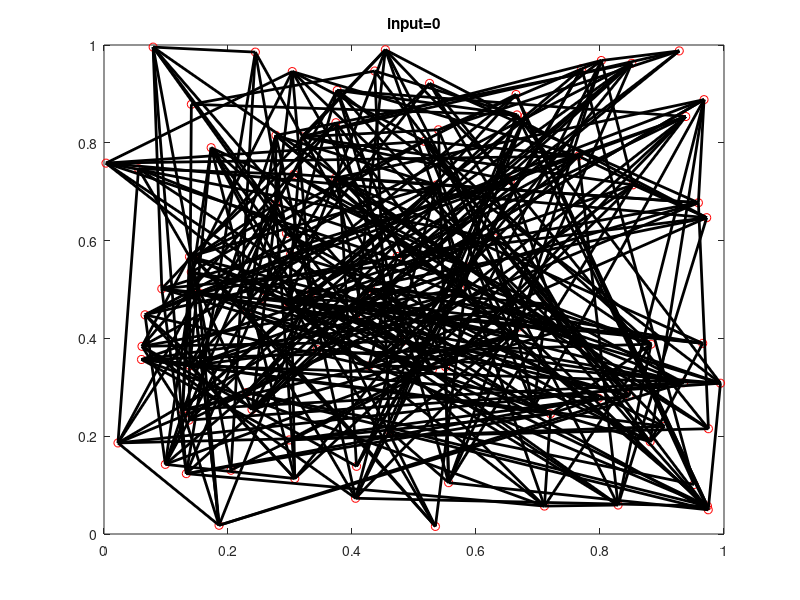
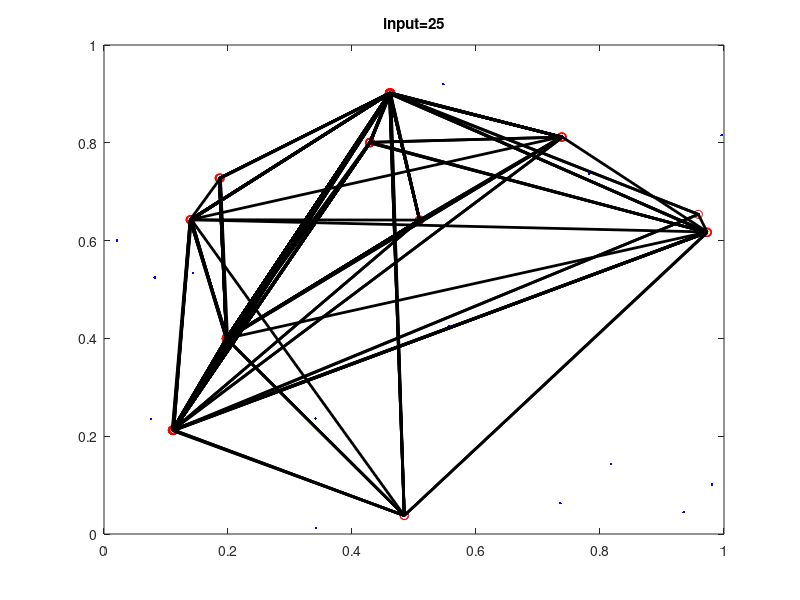
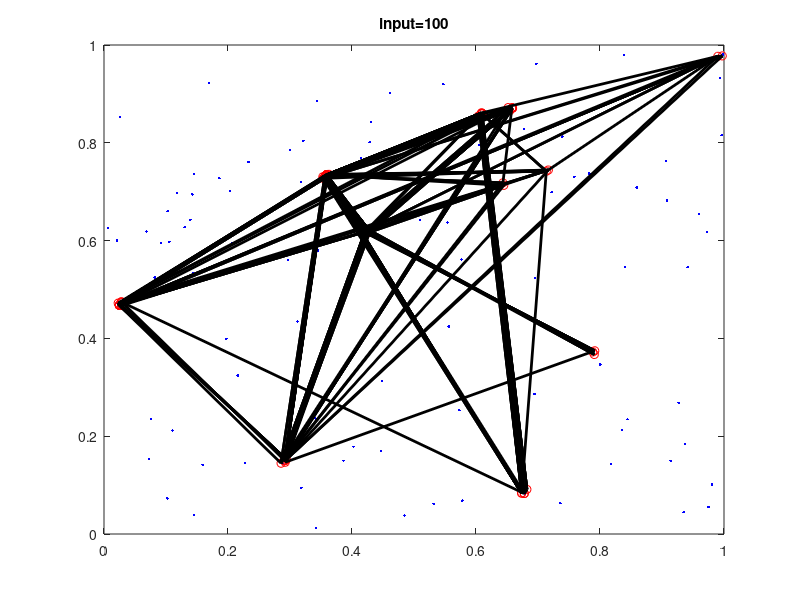
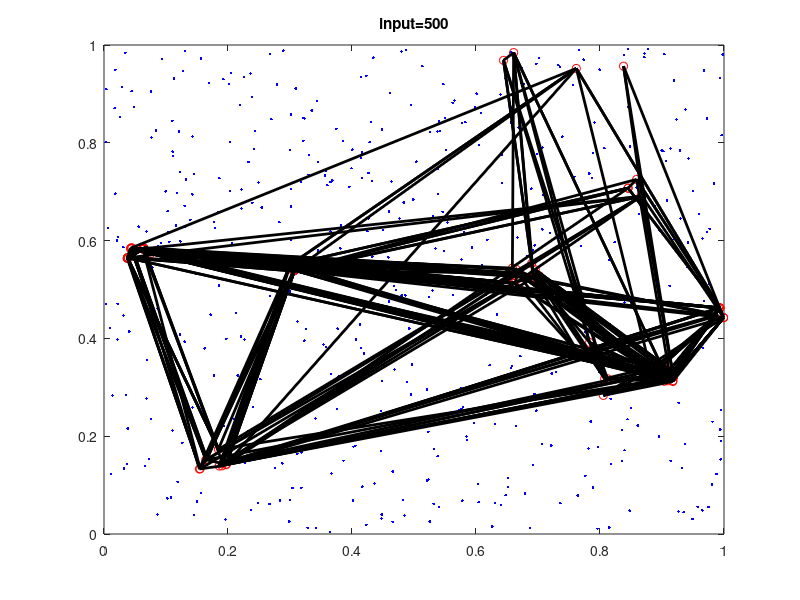

These charts were generated, in order, by the following MATLAB code:
clc
clear all
close all
%% setting
Neighbor = 8;  % Neighbor = 2 => linear topology   ; = 4 => 4 direction ;  = 8 => 8 direction
N_data = 10000;
gain = 1;
region = 5;

%% generating data
for i=1:N_data
    datax(i)=rand;
    datay(i)=rand;
end
%plot(datax,datay,'b.');

%% initial weight
w_x = rand(10,10);
w_y = rand(10,10);
switch Neighbor
    case 2 % linear
       w_x = [w_x(1,1:10),fliplr(w_x(2,1:10)),w_x(3,1:10),fliplr(w_x(4,1:10)),w_x(5,1:10),fliplr(w_x(6,1:10)),w_x(7,1:10),fliplr(w_x(8,1:10)),w_x(9,1:10),fliplr(w_x(10,1:10))];  
       w_y = [w_y(1,1:10),fliplr(w_y(2,1:10)),w_y(3,1:10),fliplr(w_y(4,1:10)),w_y(5,1:10),fliplr(w_y(6,1:10)),w_y(7,1:10),fliplr(w_y(8,1:10)),w_y(9,1:10),fliplr(w_y(10,1:10))]; 
       figure;plot(w_x,w_y,'ro');
        hold on;
        plot(w_x,w_y,'k','linewidth',2);
       % plot(w_x',w_y','k','linewidth',2);
        hold off
        title('input=0');
        drawnow
    case 4
        figure;plot(w_x,w_y,'ro');
        hold on;
        plot(w_x,w_y,'k','linewidth',2);
        plot(w_x',w_y','k','linewidth',2);
        hold off
        title('input=0');
        drawnow
    case 8
        figure;plot(w_x,w_y,'ro');
        hold on;
        plot(w_x,w_y,'k','linewidth',2);
        plot(w_x',w_y','k','linewidth',2);
        for k = 1:17
            if k >10
               xx = [1+mod(k,10):1:10;10:-1:1+mod(k,10)];
            else
                xx = [1:1:k;k:-1:1];
            end
            %% \
            d = 0;
            pt_x = [];
            pt_y = [];
            for j = 1 : size(xx,2)
                d = d+1;
                pt_x(d) = w_x(xx(1,j),xx(2,j));
                pt_y(d) = w_y(xx(1,j),xx(2,j));
            end
            if length(xx) > 1
              hold on; plot(pt_x,pt_y,'k','linewidth',2);
            end
        %% /
            if k >10
               xx = [1+mod(k,10):1:10;10:-1:1+mod(k,10)];
            else
               xx = [1:1:k;k:-1:1];
            end
            d = 0;
            pt_x = [];
            pt_y = [];
            xw = flip(w_x);
            yw = flip(w_y);
            for j = 1 : size(xx,2)
                d = d+1;
                pt_x(d) = xw(xx(1,j),xx(2,j));
                pt_y(d) = yw(xx(1,j),xx(2,j));
            end
            if length(xx) > 1
              hold on; plot(pt_x,pt_y,'k','linewidth',2);
            end 
            
        end
        hold off
        title('input=0');
        drawnow
        
end

%% update weight
t=0;
while (t<N_data)
    t=t+1;
    n=gain*(1-t/N_data);           % update gain,  varied with time
    d=round(region*(1-t/N_data));  % update neughbor nodes,  varied with time
    
        distance=(datax(t)-w_x).^2+(datay(t)-w_y).^2;

        
        if Neighbor == 2
            minx=1;
            min_dis = distance(minx);
            for j1 = 1:100
               if distance(j1)<min_dis
                        min_dis = distance(j1);
                        minx = j1;
               end
            end
            j1star= minx;
            %update the winning neuron        
            w_x(j1star)=w_x(j1star)+n*(datax(t)- w_x(j1star));
            w_y(j1star)=w_y(j1star)+n*(datay(t)- w_y(j1star));
        else    
            minx=1;miny=1;
            min_dis = distance(minx,miny);    
            for j1=1:10
                for j2=1:10
                    if distance(j1,j2)<min_dis
                        min_dis = distance(j1,j2);
                        minx = j1;
                        miny = j2;
                    end
                end
            end
            j1star= minx;
            j2star= miny;
            %update the winning neuron        
            w_x(j1star,j2star)=w_x(j1star,j2star)+n*(datax(t)- w_x(j1star,j2star));
            w_y(j1star,j2star)=w_y(j1star,j2star)+n*(datay(t)- w_y(j1star,j2star));
        end
        %update the neighbour neurons        
        switch Neighbor
          case 8
            for dd=1:1:d
               % 90 Degree
                jj1=j1star-dd;
                jj2=j2star;
                if (jj1>=1)
                    w_x(jj1,jj2)=w_x(jj1,jj2)+n*(datax(t)-w_x(jj1,jj2));
                    w_y(jj1,jj2)=w_y(jj1,jj2)+n*(datay(t)-w_y(jj1,jj2));
                end
                jj1=j1star+dd;
                jj2=j2star;
                if (jj1<=10)
                    w_x(jj1,jj2)=w_x(jj1,jj2)+n*(datax(t)-w_x(jj1,jj2));
                    w_y(jj1,jj2)=w_y(jj1,jj2)+n*(datay(t)-w_y(jj1,jj2));
                end
                jj1=j1star;
                jj2=j2star-dd;
                if (jj2>=1)
                    w_x(jj1,jj2)=w_x(jj1,jj2)+n*(datax(t)-w_x(jj1,jj2));
                    w_y(jj1,jj2)=w_y(jj1,jj2)+n*(datay(t)-w_y(jj1,jj2));
                end
                jj1=j1star;
                jj2=j2star+dd;
                if (jj2<=10)
                    w_x(jj1,jj2)=w_x(jj1,jj2)+n*(datax(t)-w_x(jj1,jj2));
                    w_y(jj1,jj2)=w_y(jj1,jj2)+n*(datay(t)-w_y(jj1,jj2));
                end
              % 45 degree  
                jj1=j1star-dd;
                jj2=j2star-dd;
                if (jj1>=1&&jj2>=1)
                    w_x(jj1,jj2)=w_x(jj1,jj2)+n*(datax(t)-w_x(jj1,jj2));
                    w_y(jj1,jj2)=w_y(jj1,jj2)+n*(datay(t)-w_y(jj1,jj2));
                end
                jj1=j1star+dd;
                jj2=j2star+dd;
                if (jj1<=10&&jj2<=10)
                    w_x(jj1,jj2)=w_x(jj1,jj2)+n*(datax(t)-w_x(jj1,jj2));
                    w_y(jj1,jj2)=w_y(jj1,jj2)+n*(datay(t)-w_y(jj1,jj2));
                end
                jj1=j1star+dd;
                jj2=j2star-dd;
                if (jj1<=10&&jj2>=1)
                    w_x(jj1,jj2)=w_x(jj1,jj2)+n*(datax(t)-w_x(jj1,jj2));
                    w_y(jj1,jj2)=w_y(jj1,jj2)+n*(datay(t)-w_y(jj1,jj2));
                end
                jj1=j1star-dd;
                jj2=j2star+dd;
                if (jj1>=1&&jj2<=10)
                    w_x(jj1,jj2)=w_x(jj1,jj2)+n*(datax(t)-w_x(jj1,jj2));
                    w_y(jj1,jj2)=w_y(jj1,jj2)+n*(datay(t)-w_y(jj1,jj2));
                end                
            end            
            
            
          case 4
            for dd=1:1:d
                jj1=j1star-dd;
                jj2=j2star;
                if (jj1>=1)
                    w_x(jj1,jj2)=w_x(jj1,jj2)+n*(datax(t)-w_x(jj1,jj2));
                    w_y(jj1,jj2)=w_y(jj1,jj2)+n*(datay(t)-w_y(jj1,jj2));
                end
                jj1=j1star+dd;
                jj2=j2star;
                if (jj1<=10)
                    w_x(jj1,jj2)=w_x(jj1,jj2)+n*(datax(t)-w_x(jj1,jj2));
                    w_y(jj1,jj2)=w_y(jj1,jj2)+n*(datay(t)-w_y(jj1,jj2));
                end
                jj1=j1star;
                jj2=j2star-dd;
                if (jj2>=1)
                    w_x(jj1,jj2)=w_x(jj1,jj2)+n*(datax(t)-w_x(jj1,jj2));
                    w_y(jj1,jj2)=w_y(jj1,jj2)+n*(datay(t)-w_y(jj1,jj2));
                end
                jj1=j1star;
                jj2=j2star+dd;
                if (jj2<=10)
                    w_x(jj1,jj2)=w_x(jj1,jj2)+n*(datax(t)-w_x(jj1,jj2));
                    w_y(jj1,jj2)=w_y(jj1,jj2)+n*(datay(t)-w_y(jj1,jj2));
                end
            end
          case 2  
              for dd=1:1:d
                jj1=j1star-dd;
                if (jj1>=1)
                    w_x(jj1)=w_x(jj1)+n*(datax(t)-w_x(jj1));
                    w_y(jj1)=w_y(jj1)+n*(datay(t)-w_y(jj1));
                end
                jj1=j1star+dd;
                if (jj1<=100)
                    w_x(jj1)=w_x(jj1)+n*(datax(t)-w_x(jj1));
                    w_y(jj1)=w_y(jj1)+n*(datay(t)-w_y(jj1));
                end
              end               
       end
    if t == 25 || t==100 || t==500 || t==1000 || t==5000 || t==N_data
       switch Neighbor
           case 2
                figure;
                plot(datax(1:t),datay(1:t),'.b')
                hold on
                plot(w_x,w_y,'ro');
                plot(w_x,w_y,'k','linewidth',2);
                hold off
                title(['input=' num2str(t)]);
                drawnow
           case 4
                figure;
                plot(datax(1:t),datay(1:t),'.b')
                hold on
                plot(w_x,w_y,'or')
                plot(w_x,w_y,'k','linewidth',2)
                plot(w_x',w_y','k','linewidth',2)
                hold off
                title(['input=' num2str(t)]);
                drawnow  
           case 8
                figure;
                plot(datax(1:t),datay(1:t),'.b')
                hold on
                plot(w_x,w_y,'or')
                plot(w_x,w_y,'k','linewidth',2)
                plot(w_x',w_y','k','linewidth',2)
                for k = 1:17
                    if k >10
                       xx = [1+mod(k,10):1:10;10:-1:1+mod(k,10)];
                    else
                        xx = [1:1:k;k:-1:1];
                    end
                    %% \
                    d = 0;
                    pt_x = [];
                    pt_y = [];
                    for j = 1 : size(xx,2)
                        d = d+1;
                        pt_x(d) = w_x(xx(1,j),xx(2,j));
                        pt_y(d) = w_y(xx(1,j),xx(2,j));
                    end
                    if length(xx) > 1
                      hold on; plot(pt_x,pt_y,'k','linewidth',2);
                    end
                %% /
                    if k >10
                       xx = [1+mod(k,10):1:10;10:-1:1+mod(k,10)];
                    else
                       xx = [1:1:k;k:-1:1];
                    end
                    d = 0;
                    pt_x = [];
                    pt_y = [];
                    xw = flip(w_x);
                    yw = flip(w_y);
                    for j = 1 : size(xx,2)
                        d = d+1;
                        pt_x(d) = xw(xx(1,j),xx(2,j));
                        pt_y(d) = yw(xx(1,j),xx(2,j));
                    end
                    if length(xx) > 1
                      hold on; plot(pt_x,pt_y,'k','linewidth',2);
                    end 

                end
                hold off
                title(['input=' num2str(t)]);
                drawnow                 
       end
    end
end